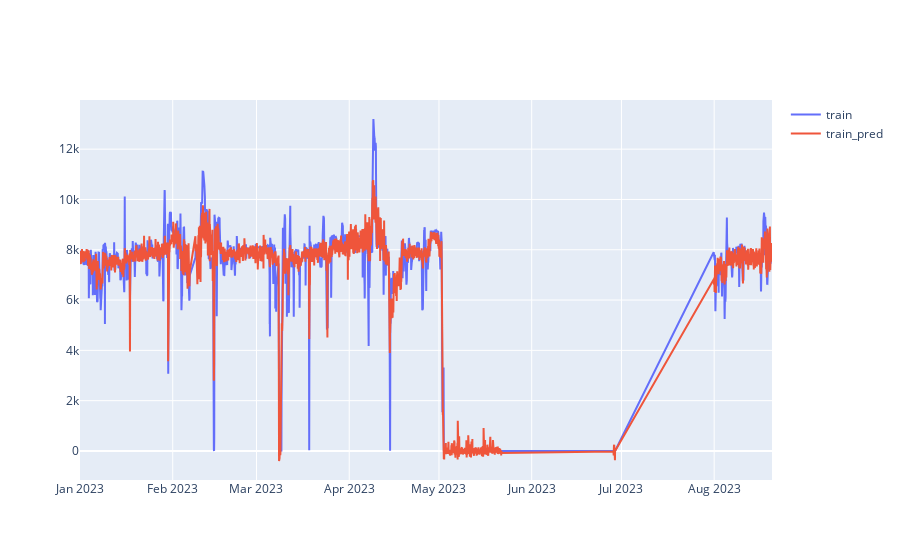

The notebook cell this image was saved under:
### Code cell
fig = go.Figure()
fig.add_trace(go.Scatter(x=y_train.index, y=y_train, mode='lines', name='train'))
fig.add_trace(go.Scatter(x=y_train.index, y=y_train_pred, mode='lines', name='train_pred'))
fig.show()

### Figure 1 — Plotly figure (JSON) as saved in the notebook; plotly's stock layout.template omitted (floating-point values rounded to 4 significant figures; data arrays with more than 128 entries replaced by an {"elided": "..."} marker saying what was removed)
{"data": [{"mode": "lines", "name": "train", "type": "scatter", "x": {"elided": "3803 str values"}, "y": {"elided": "3803 float values"}}, {"mode": "lines", "name": "train_pred", "type": "scatter", "x": {"elided": "3803 str values"}, "y": {"elided": "3803 float values"}}], "layout": {}}
